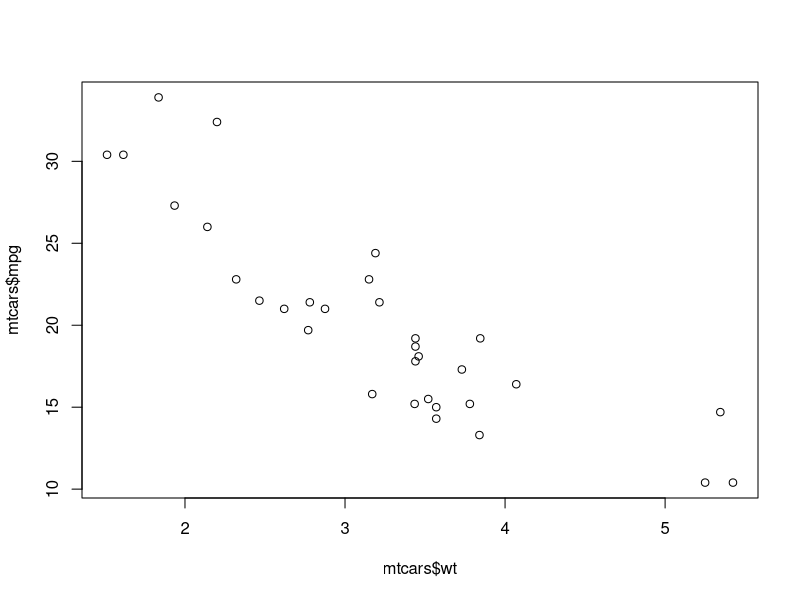
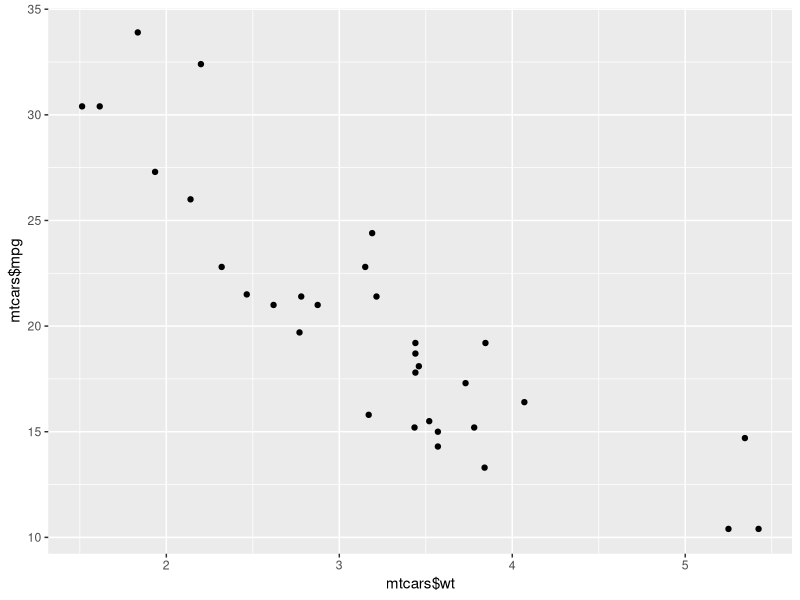
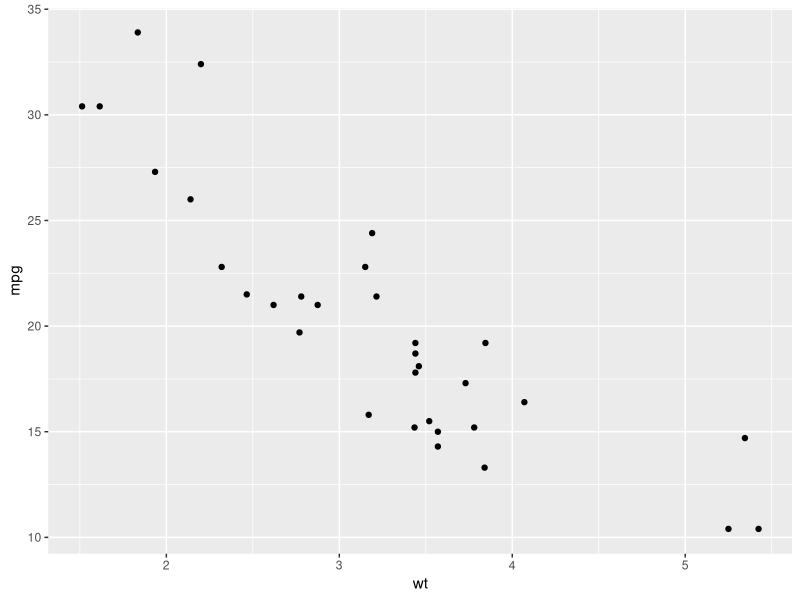
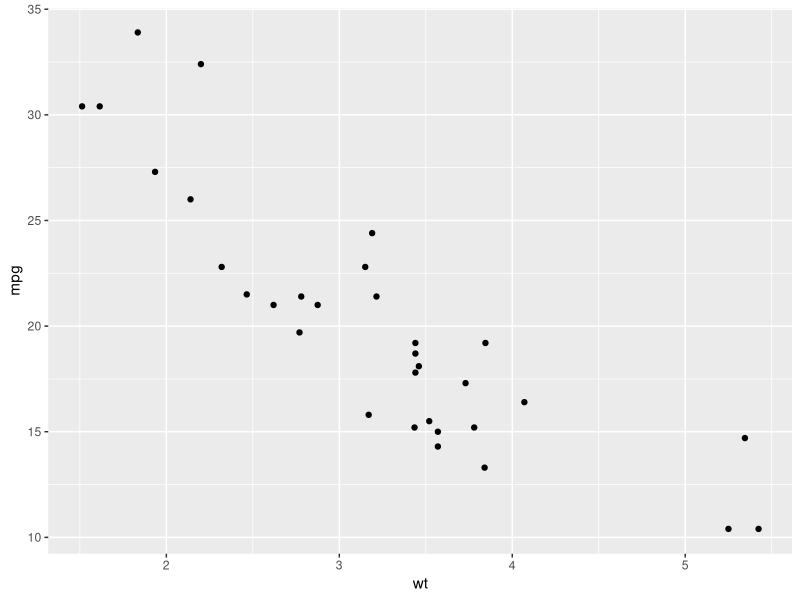
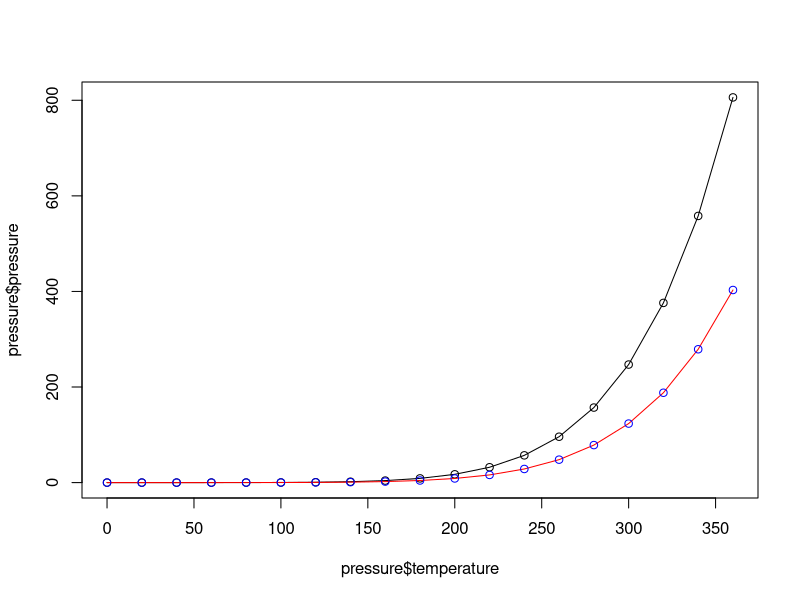
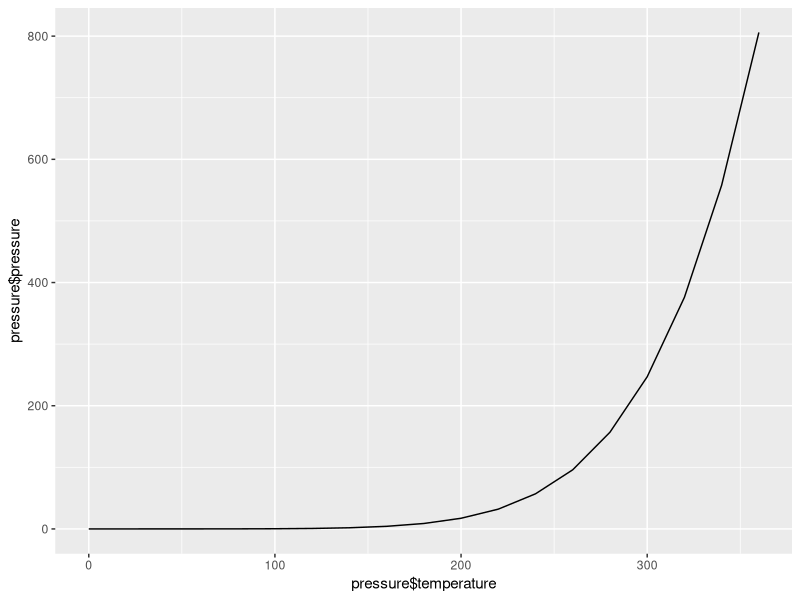
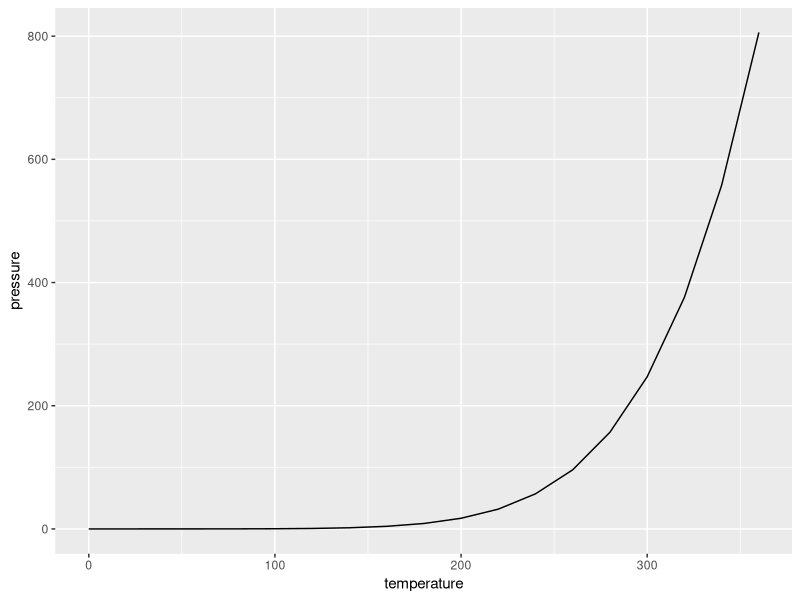
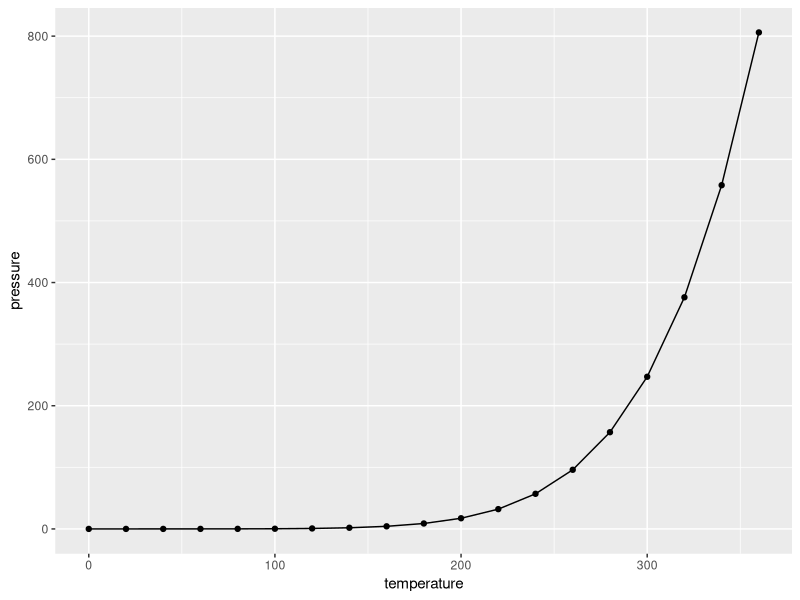

The R script that drew these images, in order: (Note: this script raises an error after producing the figures.)
plot(mtcars$wt,mtcars$mpg)
library(ggplot2)
qplot(mtcars$wt,mtcars$mpg)
qplot(wt,mpg,data=mtcars)
ggplot(mtcars, aes(x=wt, y=mpg))+ geom_point() 
plot(pressure$temperature, pressure$pressure, type= "l")
points(pressure$temperature, pressure$pressure)


lines(pressure$temperature, pressure$pressure/2, col="red") 
points (pressure$temperature, pressure$pressure/2, col="blue")
library(ggplot2)
qplot(pressure$temperature, pressure$pressure, geom="line") 
qplot(temperature, pressure, data= pressure, geom ="line")
ggplot(pressure, aes(x=temperature, y=pressure)) + geom_line() + geom_point()
ggplot(pressure, aes(x=temperature, y=pressure))+ geom_line() + geom_point()



barplot(BOD$demand,names.arg=BOD$Time)
table(mtcars$cyl)
barplot(table(mtcars$cyl))
qplot(mtcars$cyl)
qplot(factor(mtcars$cyl))
qplot(factor(cyl),data=mtcars)
ggplot(mtcars,aes(x=factor(cyl)))+geom_bar()




hist(mtcars$mpg)
hist(mtcars$mpg,breaks=10)
hist(mtcars$mpg,breaks=5)
hist(mtcars$mpg,breaks=12)

qplot(mpg,data=mtcars,binwidth=4)
ggplot(mtcars,aes(x=mpg))+geom_histogram(binwidth = 4)
ggplot(mtcars,aes(x=mpg))+geom_histogram(binwidth = 5)


plot(ToothGrowth$supp,ToothGrowth$len)
boxplot(len~supp,data=ToothGrowth)
boxplot(len~supp+dose,data=ToothGrowth)
library(ggplot2)
qplot(ToothGrowth$supp,ToothGrowth$len,geom = "boxplot")
qplot(supp,len,data=ToothGrowth,geom = "boxplot")

ggplot(ToothGrowth,aes(x-supp,y=len))+geom_boxplot()
qplot(interaction(ToothGrowth$supp,ToothGrowth$dose),ToothGrowth$len,geom = "boxplot")

qplot(interaction(supp,dose),len,data=ToothGrowth,geom = "boxplot")

ggplot(ToothGrowth,aes(x=interaction(supp, dose),y=len))+geom_boxplot()
